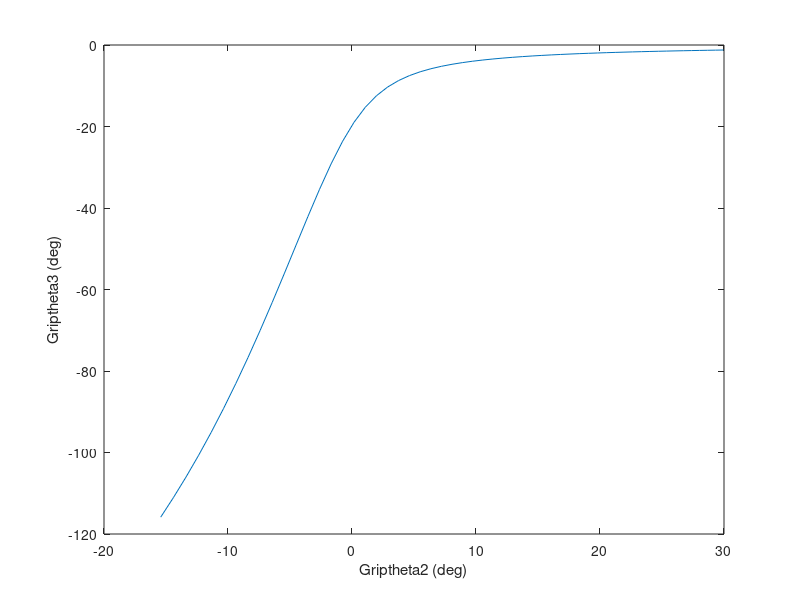
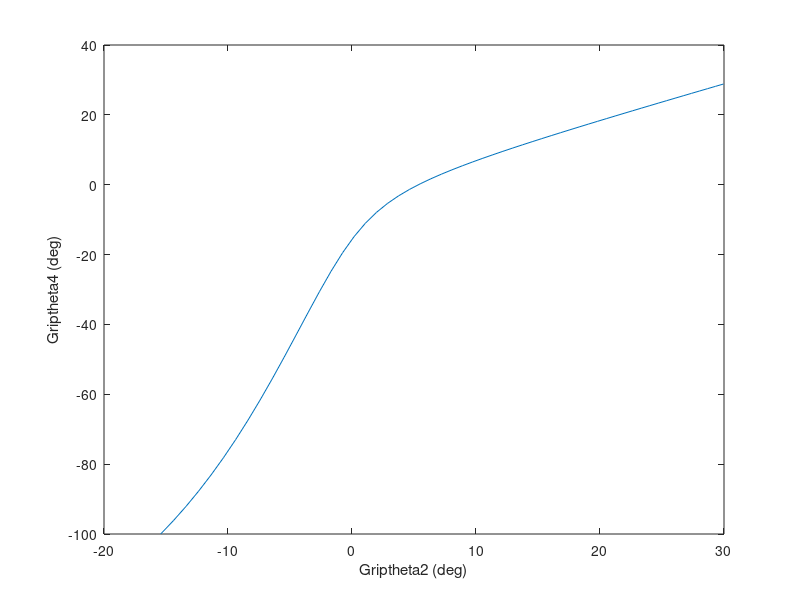
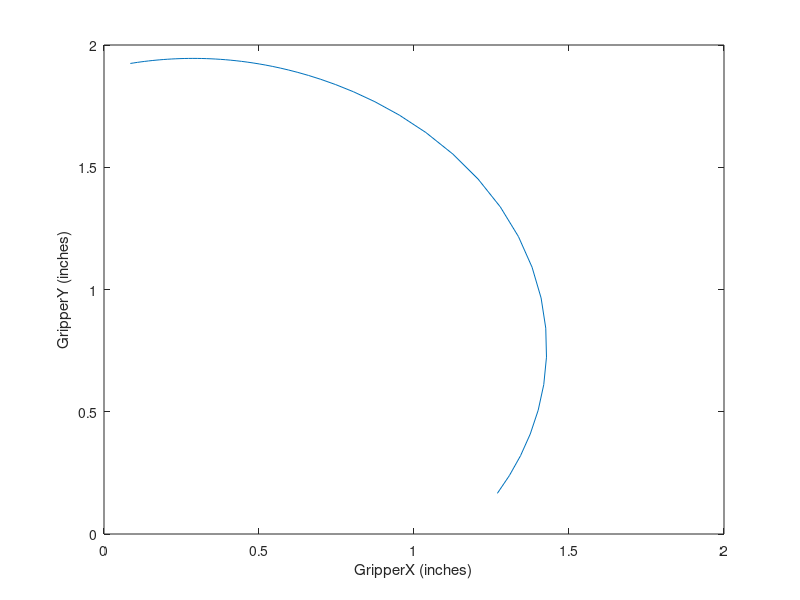
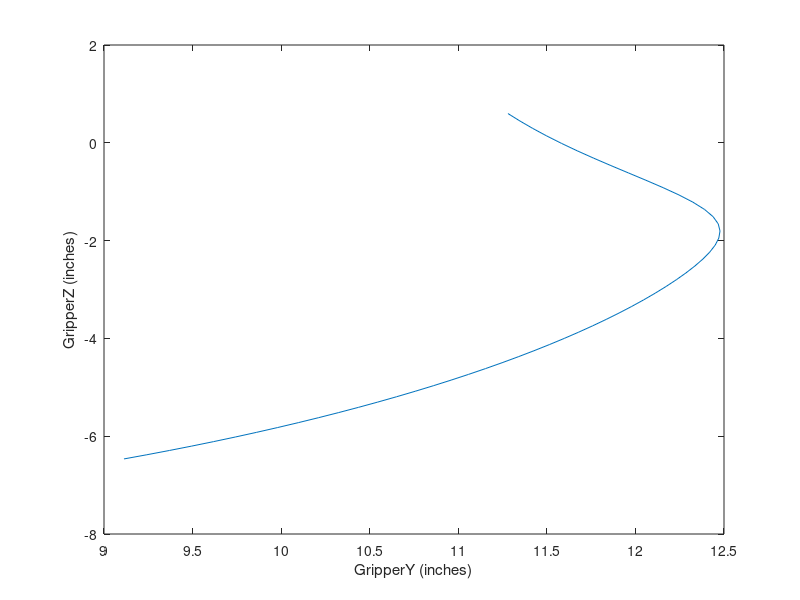

These charts were generated, in order, by the following MATLAB code:
a=4.38; %inches, L2
b=7.74662; % L3
c=2.36828; % L4
d=11.6578; %L1
l2=a;
l3=b;
l4=c;
l1=d;
%theta2=0*pi/180:pi/180:360*pi/180;
theta2global=-56.5663*pi/180:pi/180:-1.2355*pi/180; % range of theta2 values (need to use offset angle)
delta=-51.12802555*pi/180:.76*pi/180:-9.308388803*pi/180; % increments ensure # of delta values matches # of theta2 values. angle offset O2(grounded top green) and O4(moving bevel gear)
i=1:1:56;
theta2(i)=theta2global(i)-delta(i);
omega2=1;
Gripomega2=1;
alpha2=0;
k1=d/a;
k2=d/c;
k3=(a^2-b^2+c^2+d^2)/(2*a*c);
A=cos(theta2)-k1-(k2*cos(theta2))+k3;
B=-2*sin(theta2);
C=k1-((k2+1)*cos(theta2))+k3;
theta4=2*atan2(-B+sqrt(B.^2-(4*A.*C)),2*A); %for crossed circuit
%theta4=2*atan2(-B-sqrt(B.^2-(4*A.*C)),2*A); %for open circuit
k4=l1/l3;
k5=(l4^2-l1^2-l2^2-l3^2)/(2*l2*l3);
D=cos(theta2)-k1+(k4*cos(theta2))+k5;
E=-2*sin(theta2);
F=k1+((k4-1)*cos(theta2))+k5;
theta3=2*atan2(-E+sqrt(E.^2-(4*D.*F)),2*D); % for crossed circuit
%theta3=2*atan2(-E-sqrt(E.^2-(4*D.*F)),2*D); % for open circuit
pointB_X=cos(theta2)+cos(theta3);
pointB_Y=sin(theta2)+sin(theta3);

pointO4_Xglobal=d*cos(-delta);
pointO4_Yglobal=d*sin(-delta);
%global XY frame (shift by delta(i))
pointB_Xglobal=cos(theta2+(delta))+cos(theta3+(delta));
pointB_Yglobal=sin(theta2+(delta))+sin(theta3+(delta));

%bevel angle(global) calculation
theta4global=atan2(pointB_Yglobal-pointO4_Yglobal,pointB_Xglobal-pointO4_Xglobal);


%Input gripper left gear angular position given bevel angular position
Griptheta2=theta4global+(150.3709*(pi/180));

%put in all gripper motion stuff into this file so it has the input theta2
%motion of green bar giving the gripper opening width and global X and
%global Y position of the gripper relative to the initial green bar coord
%system (this gives global height and X location of gripper for pickup of
%item, plot gripper stuff vs initial green bar theta2global

%START of GripperLeft1 stuff


Gripa=2; %inches, L2
Gripb=1.59769; % L3
Gripc=2; % L4
Gripd=1.57801; %L1
Gripl2=Gripa;
Gripl3=Gripb;
Gripl4=Gripc;
Gripl1=Gripd;
geardistance=1.74; %distance between gears left and right
fingerwidth=.5; % width of each gripper's finger from top view
%theta2=0*pi/180:pi/180:360*pi/180;
%theta2=16.89*pi/180:pi/180:54.8514*pi/180; % range of theta2 values (need to use offset angle)
Gripomega2=1;
Gripalpha2=0;
Gripk1=Gripd/Gripa;
Gripk2=Gripd/Gripc;
Gripk3=(Gripa^2-Gripb^2+Gripc^2+Gripd^2)/(2*Gripa*Gripc);
GripA=cos(Griptheta2)-Gripk1-(Gripk2*cos(Griptheta2))+Gripk3;
GripB=-2*sin(Griptheta2);
GripC=Gripk1-((Gripk2+1)*cos(Griptheta2))+Gripk3;
%theta4=2*atan2(-B+sqrt(B.^2-(4*A.*C)),2*A); %for crossed circuit
Griptheta4=2*atan2(-GripB-sqrt(GripB.^2-(4*GripA.*GripC)),2*GripA); %for open circuit
Gripk4=Gripl1/Gripl3;
Gripk5=(Gripl4^2-Gripl1^2-Gripl2^2-Gripl3^2)/(2*Gripl2*Gripl3);
GripD=cos(Griptheta2)-Gripk1+(Gripk4*cos(Griptheta2))+Gripk5;
GripE=-2*sin(Griptheta2);
GripF=Gripk1+((Gripk4-1)*cos(Griptheta2))+Gripk5;
%theta3=2*atan2(-E+sqrt(E.^2-(4*D.*F)),2*D); % for crossed circuit
Griptheta3=2*atan2(-GripE-sqrt(GripE.^2-(4*GripD.*GripF)),2*GripD); % for open circuit
GrippointB_X=cos(Griptheta2)+cos(Griptheta3);
GrippointB_Y=sin(Griptheta2)+sin(Griptheta3);
%global XY frame (73.11 degree shift)
GrippointB_Xglobal=cos(Griptheta2+(73.11*pi/180))+cos(Griptheta3+(73.11*pi/180));
GrippointB_Yglobal=sin(Griptheta2+(73.11*pi/180))+sin(Griptheta3+(73.11*pi/180));
gripperopeningwidth=geardistance-(2.*GrippointB_Xglobal)-fingerwidth;

Griptheta2=Griptheta2*180/pi;
Griptheta3=Griptheta3*180/pi;
Griptheta4=Griptheta4*180/pi;
theta2global=theta2global*180/pi;
figure(1)
plot(Griptheta2,Griptheta3)
xlabel('Griptheta2 (deg)')
ylabel('Griptheta3 (deg)')
figure(2)
plot(Griptheta2,Griptheta4)
xlabel('Griptheta2 (deg)')
ylabel('Griptheta4 (deg)')

%Parametric 2D plot of Gripper XY from top view
figure(3)
%t=Griptheta2;
t=theta2global;
X=GrippointB_Xglobal; % positive or negative for left and right gripper
Y=GrippointB_Yglobal;
plot(X,Y)
xlabel('GripperX (inches)')
ylabel('GripperY (inches)')

%Parametric 2D plot of Gripper XY (YZ) from side view
theta2global=theta2global*pi/180;
figure(4)
%t=theta2global;
t=Griptheta2;
Xside=8.75*cos(theta2global)+2.36738+GrippointB_Yglobal; %(Y)
Yside=8.75*sin(theta2global)+.8375; %(Z)
plot(Xside,Yside)
xlabel('GripperY (inches)')
ylabel('GripperZ (inches)')

%3D plot of gripper motion w.r.t. motor position
figure(32)
plot3(-X,Xside,Yside) % positive or negative for left and right gripper
grid on
xlim([-4 4])
ylim([7 15])
zlim([-7 1])
xlabel('Gripper X (inches)')
ylabel('Gripper Y (inches)')
zlabel('Gripper Z (inches)')
theta2global=theta2global*180/pi;

% figure(3)
% plot(theta2,pointB_X)
% xlabel('theta2 (deg)')
% ylabel('pointB_X, gripper X position (inches)')
% figure(4)
% plot(theta2,pointB_Y)
% xlabel('theta2 (deg)')
% ylabel('pointB_Y, gripper Y position (inches)')
figure(5)
plot(Griptheta2,GrippointB_Xglobal)
xlabel('Griptheta2 (deg)')
ylabel('pointB_X, global gripper X position (inches)')
figure(6)
plot(Griptheta2,GrippointB_Yglobal)
xlabel('Griptheta2 (deg)')
ylabel('pointB_Y, global gripper Y position (inches)')
figure(7)
plot(Griptheta2,gripperopeningwidth)
xlabel('Griptheta2 (deg)')
ylabel('gripper opening width (inches)')
%STARTing plots of Grip stuff vs. theta2global of B4Bar
figure(8)
plot(theta2global,Griptheta2)
xlabel('theta2global (deg)')
ylabel('Griptheta2 (deg)')
figure(9)
plot(theta2global,Griptheta3)
xlabel('theta2global (deg)')
ylabel('Griptheta3 (deg)')
figure(10)
plot(theta2global,Griptheta4)
xlabel('theta2global (deg)')
ylabel('Griptheta4 (deg)')
figure(11)
plot(theta2global,GrippointB_Xglobal)
xlabel('theta2global (deg)')
ylabel('pointB_X, global gripper X position (inches)')
figure(12)
plot(theta2global,GrippointB_Yglobal)
xlabel('theta2global (deg)')
ylabel('pointB_Y, global gripper Y position (inches)')
figure(13)
plot(theta2global,gripperopeningwidth)
xlabel('theta2global (deg)')
ylabel('gripper opening width (inches)')
%ENDing plots of Grip stuff vs. theta2global of B4Bar

Griptheta2=Griptheta2*pi/180;
Griptheta3=Griptheta3*pi/180;
Griptheta4=Griptheta4*pi/180;
theta2global=theta2global*pi/180;

% Velocity analysis
omega3=(a.*omega2./b).*(sin(Griptheta4-Griptheta2))./(sin(Griptheta3-Griptheta4));
omega4=(a.*omega2./c).*(sin(Griptheta2-Griptheta3))./(sin(Griptheta4-Griptheta3));
Gripomega3=(Gripa.*Gripomega2./Gripb).*(sin(Griptheta4-Griptheta2))./(sin(Griptheta3-Griptheta4));
Gripomega4=(Gripa.*Gripomega2./Gripc).*(sin(Griptheta2-Griptheta3))./(sin(Griptheta4-Griptheta3));

%Velocity plots
 theta2=theta2*180/pi;
 Griptheta2=theta2*180/pi;
 
 figure(14)
 plot(theta2,omega3)
 xlabel('theta2 (deg)')
 ylabel('omega3 (rad/s)')
 figure(15)
 plot(theta2,omega4)
 xlabel('theta2 (deg)')
 ylabel('omega4 (rad/s)')
 
 figure(16)
 plot(Griptheta2,Gripomega3)
 xlabel('Griptheta2 (deg)')
 ylabel('Gripomega3 (rad/s)')
 figure(17)
 plot(Griptheta2,Gripomega4)
 xlabel('Griptheta2 (deg)')
 ylabel('Gripomega4 (rad/s)')
 
 Griptheta2=Griptheta2*pi/180;
 theta2=theta2*pi/180;

% Acceleration analysis
accA=c*sin(theta4);
accB=b*sin(theta3);
accD=c*cos(theta4);
accE=b*cos(theta3);
accC=a.*alpha2.*sin(theta2)+a.*omega2.^2.*cos(theta2)+b.*omega3.^2.*cos(theta3)-c.*omega4.^2.*cos(theta4);
accF=a.*alpha2.*cos(theta2)-a.*omega2.^2.*sin(theta2)-b.*omega3.^2.*sin(theta3)+c.*omega4.^2.*sin(theta4);
alpha3=(accC.*accD-accA.*accF)./(accA.*accE-accB.*accD);
alpha4=(accC.*accE-accB.*accF)./(accA.*accE-accB.*accD);

GripaccA=Gripc*sin(Griptheta4);
GripaccB=Gripb*sin(Griptheta3);
GripaccD=Gripc*cos(Griptheta4);
GripaccE=Gripb*cos(Griptheta3);
GripaccC=Gripa.*Gripalpha2.*sin(Griptheta2)+Gripa.*Gripomega2.^2.*cos(Griptheta2)+Gripb.*Gripomega3.^2.*cos(Griptheta3)-Gripc.*Gripomega4.^2.*cos(Griptheta4);
GripaccF=Gripa.*Gripalpha2.*cos(Griptheta2)-Gripa.*Gripomega2.^2.*sin(Griptheta2)-Gripb.*Gripomega3.^2.*sin(Griptheta3)+Gripc.*Gripomega4.^2.*sin(Griptheta4);
Gripalpha3=(GripaccC.*GripaccD-GripaccA.*GripaccF)./(GripaccA.*GripaccE-GripaccB.*GripaccD);
Gripalpha4=(GripaccC.*GripaccE-GripaccB.*GripaccF)./(GripaccA.*GripaccE-GripaccB.*GripaccD);

% Acceleration plots
 theta2=theta2*180/pi;
 Griptheta2=Griptheta2*180/pi;
 
 figure(18)
 plot(theta2,alpha3)
 xlabel('theta2 (deg)')
 ylabel('alpha3 (rad/s^2)')
 figure(19)
 plot(theta2,alpha4)
 xlabel('theta2 (deg)')
 ylabel('alpha4 (rad/s^2)')
 
 figure(20)
 plot(Griptheta2,Gripalpha3)
 xlabel('Griptheta2 (deg)')
 ylabel('Gripalpha3 (rad/s^2)')
 figure(21)
 plot(Griptheta2,Gripalpha4)
 xlabel('Griptheta2 (deg)')
 ylabel('Gripalpha4 (rad/s^2)')
 
 Griptheta2=Griptheta2*pi/180;
 theta2=theta2*pi/180;

 %STARTing B4Bar theta2global plots for velocity and acceleration of B4Bar stuff
 theta2global=theta2global*180/pi;
 figure(22)
 plot(theta2global,omega3)
 xlabel('theta2global (deg)')
 ylabel('omega3 (rad/s)')
 figure(23)
 plot(theta2global,omega4)
 xlabel('theta2global (deg)')
 ylabel('omega4 (rad/s)')
 
 figure(24)
 plot(theta2global,alpha3)
 xlabel('theta2global (deg)')
 ylabel('alpha3 (rad/s^2)')
 figure(25)
 plot(theta2global,alpha4)
 xlabel('theta2global (deg)')
 ylabel('alpha4 (rad/s^2)')
 theta2global=theta2global*pi/180;
 
 %ENDing B4Bar theta2global plots for velocity and acceleration of B4Bar stuff

 %START NEW STUFF relating original B4Bar vel and acc stuff to Gripper vel
 %and acc stuff
 Gripomega2=omega4;
 Gripalpha2=alpha4;
 
 theta2global=theta2global*180/pi;
 
 figure(26)
 plot(theta2global,Gripomega2)
 xlabel('theta2global (deg)')
 ylabel('Gripomega2 (rad/s)')
 figure(27)
 plot(theta2global,Gripomega3)
 xlabel('theta2global (deg)')
 ylabel('Gripomega3 (rad/s)')
 figure(28)
 plot(theta2global,Gripomega4)
 xlabel('theta2global (deg)')
 ylabel('Gripomega4 (rad/s)')
 
 figure(29)
 plot(theta2global,Gripalpha2)
 xlabel('theta2global (deg)')
 ylabel('Gripalpha2 (rad/s^2)')
 figure(30)
 plot(theta2global,Gripalpha3)
 xlabel('theta2global (deg)')
 ylabel('Gripalpha3 (rad/s^2)')
 figure(31)
 plot(theta2global,Gripalpha4)
 xlabel('theta2global (deg)')
 ylabel('Gripalpha4 (rad/s^2)')
 
 theta2global=theta2global*pi/180;
 
%END of GripperLeft1 stuff

% Griptheta2=Griptheta2*180/pi;
% Griptheta2global=Griptheta2global*180/pi;
% Griptheta3=Griptheta3*180/pi;
% Griptheta4=Griptheta4*180/pi;
% Griptheta4global=Griptheta4global*180/pi
% Griptheta2=Griptheta2*180/pi;
% figure(1)
% plot(Griptheta2,Griptheta3)
% xlabel('Griptheta2 (deg)')
% ylabel('Griptheta3 (deg)')
% figure(2)
% plot(Griptheta2,Griptheta4)
% xlabel('Griptheta2 (deg)')
% ylabel('Griptheta4 (deg)')
% % figure(3)
% % plot(theta2,pointB_X)
% % xlabel('theta2 (deg)')
% % ylabel('pointB_X, gripper X position (inches)')
% % figure(4)
% % plot(theta2,pointB_Y)
% % xlabel('theta2 (deg)')
% % ylabel('pointB_Y, gripper Y position (inches)')
% figure(5)
% plot(Griptheta2,pointB_Xglobal)
% xlabel('Griptheta2 (deg)')
% ylabel('pointB_Xglobal (inches)')
% figure(6)
% plot(Griptheta2,pointB_Yglobal)
% xlabel('Griptheta2 (deg)')
% ylabel('pointB_Yglobal (inches)')
% figure(7)
% plot(Griptheta2,Griptheta4global)
% xlabel('Griptheta2 (deg)')
% ylabel('Griptheta4global (deg)')
% 
% figure(8)
% plot(Griptheta2global,Griptheta4global)
% xlabel('Griptheta2global (deg)')
% ylabel('Griptheta4global (deg)')
% 
% % figure(7)
% % plot(theta2,gripperopeningwidth)
% % xlabel('theta2 (deg)')
% % ylabel('gripper opening width (inches)')
% figure(9)
% plot(Griptheta2global,Griptheta2)
% xlabel('Griptheta2global (deg)')
% ylabel('Griptheta2 (deg)')
% 
% Griptheta2=Griptheta2*pi/180;
% Griptheta2global=Griptheta2global*pi/180;
% Griptheta3=Griptheta3*pi/180;
% Griptheta4=Griptheta4*pi/180;
% Griptheta4global=Griptheta4global*pi/180;
% Griptheta2=Griptheta2*pi/180;
% 
% % Velocity analysis, did for GriperLeft1
% % omega3=(a.*omega2./b).*(sin(theta4-theta2))./(sin(theta3-theta4));
% % omega4=(a.*omega2./c).*(sin(theta2-theta3))./(sin(theta4-theta3));
% 
% %Velocity plots
% % theta2=theta2*180/pi;
% % figure(5)
% % plot(theta2,omega3)
% % xlabel('theta2 (deg)')
% % ylabel('omega3 (rad/s)')
% % figure(6)
% % plot(theta2,omega4)
% % xlabel('theta2 (deg)')
% % ylabel('omega4 (rad/s)')
% % theta2=theta2*pi/180;
% 
% % Acceleration analysis
% % accA=c*sin(theta4);
% % accB=b*sin(theta3);
% % accD=c*cos(theta4);
% % accE=b*cos(theta3);
% % accC=a.*alpha2.*sin(theta2)+a.*omega2.^2.*cos(theta2)+b.*omega3.^2.*cos(theta3)-c.*omega4.^2.*cos(theta4);
% % accF=a.*alpha2.*cos(theta2)-a.*omega2.^2.*sin(theta2)-b.*omega3.^2.*sin(theta3)+c.*omega4.^2.*sin(theta4);
% % alpha3=(accC.*accD-accA.*accF)./(accA.*accE-accB.*accD);
% % alpha4=(accC.*accE-accB.*accF)./(accA.*accE-accB.*accD);
% 
% % Acceleration plots
% % theta2=theta2*180/pi;
% % figure(7)
% % plot(theta2,alpha3)
% % xlabel('theta2 (deg)')
% % ylabel('alpha3 (rad/s^2)')
% % figure(8)
% % plot(theta2,alpha4)
% % xlabel('theta2 (deg)')
% % ylabel('alpha4 (rad/s^2)')
% % theta2=theta2*pi/180;
